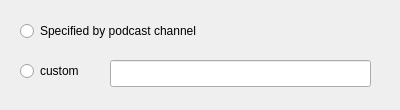
<?xml version="1.0" encoding="UTF-8"?>
<ui version="4.0">
 <author>Sandeep Raghuraman</author>
 <class>PodcastFilenameLayoutConfigWidget</class>
 <widget class="QWidget" name="PodcastFilenameLayoutConfigWidget">
  <property name="windowModality">
   <enum>Qt::WindowModal</enum>
  </property>
  <property name="geometry">
   <rect>
    <x>0</x>
    <y>0</y>
    <width>400</width>
    <height>110</height>
   </rect>
  </property>
  <property name="sizePolicy">
   <sizepolicy hsizetype="MinimumExpanding" vsizetype="Fixed">
    <horstretch>250</horstretch>
    <verstretch>100</verstretch>
   </sizepolicy>
  </property>
  <property name="minimumSize">
   <size>
    <width>400</width>
    <height>100</height>
   </size>
  </property>
  <property name="windowTitle">
   <string>Podcast Filename Layout Configuration</string>
  </property>
  <widget class="QRadioButton" name="m_filenameLayoutDefault">
   <property name="geometry">
    <rect>
     <x>20</x>
     <y>20</y>
     <width>231</width>
     <height>22</height>
    </rect>
   </property>
   <property name="sizePolicy">
    <sizepolicy hsizetype="Preferred" vsizetype="Fixed">
     <horstretch>0</horstretch>
     <verstretch>0</verstretch>
    </sizepolicy>
   </property>
   <property name="minimumSize">
    <size>
     <width>85</width>
     <height>0</height>
    </size>
   </property>
   <property name="text">
    <string>Specified by podcast channel</string>
   </property>
  </widget>
  <widget class="QRadioButton" name="m_filenameLayoutCustom">
   <property name="geometry">
    <rect>
     <x>20</x>
     <y>60</y>
     <width>115</width>
     <height>22</height>
    </rect>
   </property>
   <property name="sizePolicy">
    <sizepolicy hsizetype="Preferred" vsizetype="Fixed">
     <horstretch>0</horstretch>
     <verstretch>0</verstretch>
    </sizepolicy>
   </property>
   <property name="minimumSize">
    <size>
     <width>40</width>
     <height>20</height>
    </size>
   </property>
   <property name="text">
    <string>custom</string>
   </property>
  </widget>
  <widget class="QLineEdit" name="m_filenameLayoutText">
   <property name="geometry">
    <rect>
     <x>110</x>
     <y>60</y>
     <width>261</width>
     <height>27</height>
    </rect>
   </property>
   <property name="sizePolicy">
    <sizepolicy hsizetype="MinimumExpanding" vsizetype="Fixed">
     <horstretch>200</horstretch>
     <verstretch>20</verstretch>
    </sizepolicy>
   </property>
   <property name="minimumSize">
    <size>
     <width>200</width>
     <height>20</height>
    </size>
   </property>
   <property name="baseSize">
    <size>
     <width>200</width>
     <height>20</height>
    </size>
   </property>
   <property name="toolTip">
    <string>Available fields : %artist%,%title%,%genre%,%year%,%composer%,%pubdate%,%number%,%album%</string>
   </property>
  </widget>
 </widget>
 <resources/>
 <connections>
  <connection>
   <sender>m_filenameLayoutCustom</sender>
   <signal>toggled(bool)</signal>
   <receiver>m_filenameLayoutText</receiver>
   <slot>setEnabled(bool)</slot>
   <hints>
    <hint type="sourcelabel">
     <x>20</x>
     <y>20</y>
    </hint>
    <hint type="destinationlabel">
     <x>20</x>
     <y>20</y>
    </hint>
   </hints>
  </connection>
 </connections>
</ui>
